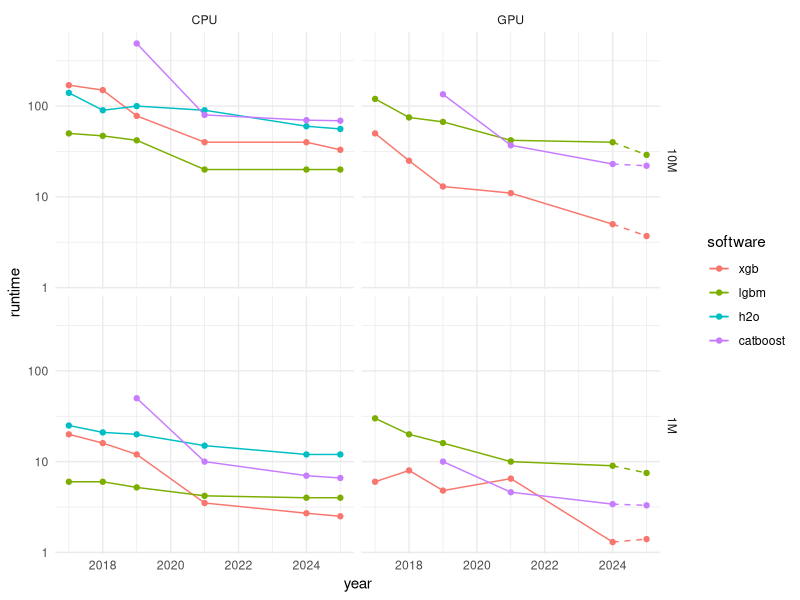

This figure's R source:
library(ggplot2)
library(data.table)

d <- fread("history.csv")
d
dm <- melt(d, id.vars = c("platform","year","size"))
dm

colnames(dm) <- c("platform","year","size","software","runtime")

ggplot(dm, aes(x = year, y = runtime, color = software)) +
  geom_line(data = subset(dm, year <= 2024 | platform=="CPU")) +
  geom_line(data = subset(dm, year >= 2024 & platform=="GPU"), linetype = "dashed") +
  geom_point() +
  scale_y_log10() +
  facet_grid(size ~ platform) +
  theme_minimal()
